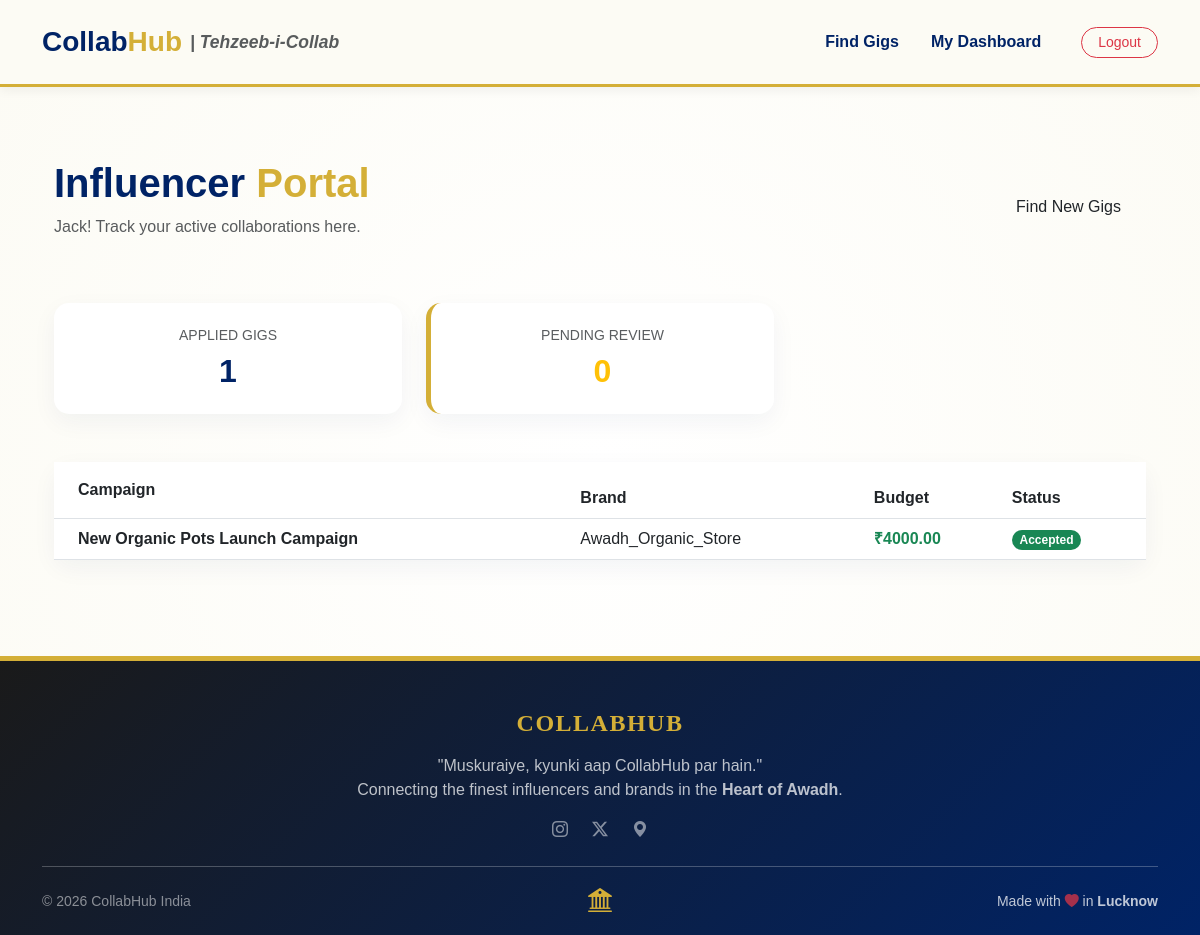
/dashboard/ (signed in), run on the app's committed database.
### hub/models.py (models this page shows, shortened)
class User(AbstractUser):
    is_brand = models.BooleanField(default=False)
    is_influencer = models.BooleanField(default=False)

class Application(models.Model):
    STATUS_CHOICES = (
        ('pending', 'Pending'),
        ('accepted', 'Accepted'),
        ('declined', 'Declined'),
    )
    campaign = models.ForeignKey(Campaign, on_delete=models.CASCADE, related_name='applications')
    influencer = models.ForeignKey(User, on_delete=models.CASCADE, related_name='applications_submitted')
    message = models.TextField(help_text="Pitch to the brand", blank=True)
    status = models.CharField(max_length=20, choices=STATUS_CHOICES, default='pending')
    applied_on = models.DateTimeField(auto_now_add=True)
    class Meta:
        unique_together = ('campaign', 'influencer')

class Campaign(models.Model):
    brand = models.ForeignKey(User, on_delete=models.CASCADE, related_name='campaigns')
    title = models.CharField(max_length=200)
    description = models.TextField()
    budget = models.DecimalField(max_digits=10, decimal_places=2)
    required_niche = models.CharField(max_length=50)
    min_followers = models.PositiveIntegerField(default=0)
    created_at = models.DateTimeField(auto_now_add=True)
    is_active = models.BooleanField(default=True)

### hub/views.py (the view)
# urls.py: path('dashboard/', views.dashboard, name='dashboard'),
@login_required
def dashboard(request):
    user = request.user
    is_brand = getattr(user, 'is_brand', False)
    if is_brand:
        all_campaigns = Campaign.objects.all().order_by('-created_at')
        return render(request, 'hub/brand_dashboard.html', {
            'campaigns': all_campaigns,    # Name 1
            'my_campaigns': all_campaigns  # Name 2 (The safety net!)
        })
    else:
        my_apps = Application.objects.all().order_by('-applied_on')
        return render(request, 'hub/influencer_dashboard.html', {
            'applications': my_apps,
            'my_apps': my_apps # Safety net here too
        })

### hub/templates/hub/influencer_dashboard.html (shortened to what this page needs)
{% extends 'hub/base.html' %}
{% block content %}
<div class="container py-5">
    <div class="d-flex justify-content-between align-items-center mb-5">
        <div>
            <h1 class="fw-bold" style="color: var(--royal-navy);">Influencer <span style="color: var(--nawabi-gold);">Portal</span></h1>
            <p class="text-muted">{{ user.username }}! Track your active collaborations here.</p>
        </div>
        <a href="{% url 'campaign_feed' %}" class="btn btn-nawabi px-4 py-2 rounded-pill">Find New Gigs</a>
    </div>
    <div class="row mb-5">
        <div class="col-md-4">
            <div class="card p-4 text-center">
                <h6 class="text-uppercase small text-muted">Applied Gigs</h6>
                <h2 class="fw-bold mb-0">{{ applications.count }}</h2>
            </div>
        </div>
        <div class="col-md-4">
            <div class="card p-4 text-center" style="border-left: 5px solid var(--nawabi-gold) !important;">
                <h6 class="text-uppercase small text-muted">Pending Review</h6>
                <h2 class="fw-bold mb-0 text-warning">
                    {{ applications.filter.status|default:"0" }} </h2>
            </div>
        </div>
    </div>
    <div class="card shadow-sm">
        <div class="card-body p-0">
            <table class="table table-hover mb-0">
                <thead class="bg-light">
                    <tr>
                        <th class="ps-4 py-3">Campaign</th>
                        <th>Brand</th>
                        <th>Budget</th>
                        <th>Status</th>
                    </tr>
                </thead>
                <tbody>
                    {% for app in applications %}
                    <tr>
                        <td class="ps-4 fw-bold">{{ app.campaign.title }}</td>
                        <td>{{ app.campaign.brand.username }}</td>
                        <td class="text-success fw-bold">₹{{ app.campaign.budget }}</td>
                        <td>
                            <span class="badge rounded-pill {% if app.status == 'accepted' %}bg-success{% elif app.status == 'declined' %}bg-danger{% else %}bg-warning text-dark{% endif %}">
                                {{ app.status|title }}
                            </span>
                        </td>
                    </tr>
                    {% endfor %}
                </tbody>
            </table>
        </div>
    </div>
</div>
{% endblock %}

### static/css/style.css (style rules this page uses)
:root { --nawabi-gold: #D4AF37; --royal-navy: #002366; --ivory-base: #FCFBF4; }
body { background-color: var(--ivory-base) !important; color: var(--royal-navy); font-family: 'Poppins', sans-serif; min-height: 100vh; display: flex; flex-direction: column; }
.card { background: #ffffff !important; border: none !important; border-radius: 15px !important; box-shadow: 0 8px 25px rgba(0, 35, 102, 0.05) !important; transition: transform 0.2s ease; }
h1, h2, h3, .navbar-brand { color: var(--royal-navy); font-weight: 700; }
html, body { height: 100%; }
body { display: flex; flex-direction: column; }
.container { flex: 1 0 auto; }
:root { --nawabi-gold: #D4AF37; --royal-navy: #002366; --ivory-white: #FCFBF4; }
body { background-color: var(--ivory-white); color: var(--royal-navy); }
.card { background-color: #ffffff; border: 1px solid rgba(0,35,102,0.05); }
body { background-color: var(--ivory-base); color: var(--royal-navy); }
.card { background-color: #ffffff; border: none; border-radius: 20px; box-shadow: 0 10px 30px rgba(0, 35, 102, 0.05); transition: transform 0.3s ease; }
body { background-color: #FCFBF4 !important; background-image: radial-gradient(circle at 50% 50%, #ffffff 0%, #FCFBF4 100%); color: #002366; min-height: 100vh; }

### data on the page
User: username "Jack"
Application: campaign "New Organic Pots Launch Campaign", campaign.brand.username "Awadh_Organic_Store", campaign.budget "4000.00", status "Accepted"

### other printed values
{{ applications.count }} "1"
{{ applications.filter.status|default:"0" }} "0"
